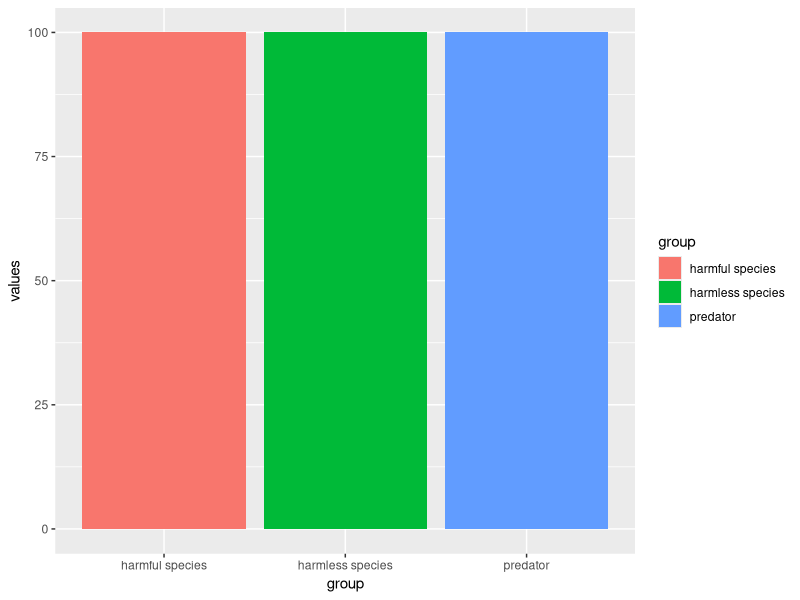
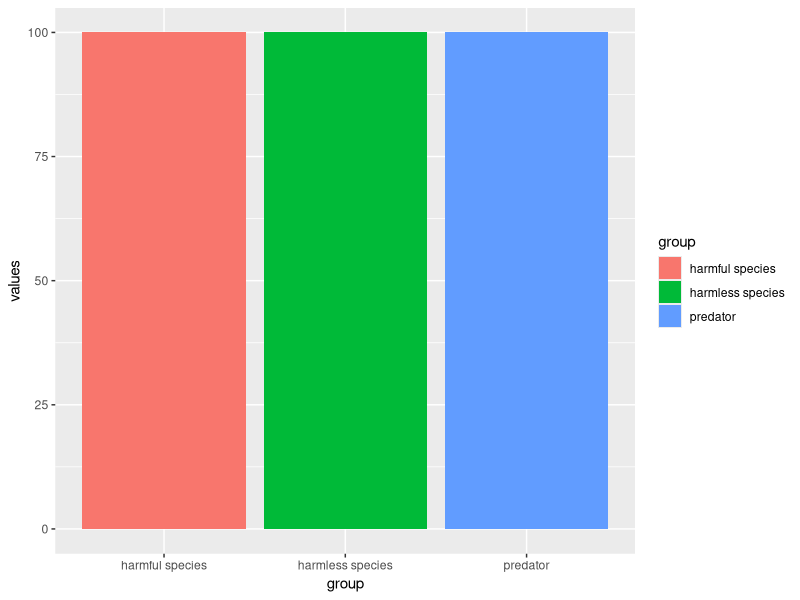

Write R code to recreate these figures, in order.
# batesian time O


# libraries:
library(ggplot2)
library(gganimate)

# Make 2 basic states and concatenate them:
a <- data.frame(group = c("harmless species","harmful species","predator"), values = c(100,100,100), frame = rep('a',3))
b <- data.frame(group = c("harmless species","harmful species","predator"), values = c(80,90,90), frame = rep('b',3))
data <- rbind(a,b)  

# Basic barplot:
ggplot(a, aes(x = group, y = values, fill = group)) + 
  geom_bar(stat = 'identity')

# Make a ggplot, but add frame=year: one image per year
ggplot(data, aes(x = group, y = values, fill = group)) + 
  geom_bar(stat = 'identity') +
  theme_bw() +
  # gganimate specific bits:
  transition_states(
    frame,
    transition_length = 2,
    state_length = 1
  ) +
  ease_aes('sine-in-out')

# Save at gif:
anim_save("batesian-time-0.gif")


#batesian time 1

# libraries:
library(ggplot2)
library(gganimate)

# Make 2 basic states and concatenate them:
a <- data.frame(group = c("harmless species","harmful species","predator"), values = c(100,100,100), frame = rep('a',3))
b <- data.frame(group = c("harmless species","harmful species","predator"), values = c(90,90,90), frame = rep('b',3))
data <- rbind(a,b)  

# Basic barplot:
ggplot(a, aes(x = group, y = values , fill = group)) + 
  geom_bar(stat = 'identity')

# Make a ggplot, but add frame=year: one image per year
ggplot(data, aes(x = group, y = values , fill = group)) + 
  geom_bar(stat = 'identity') +
  theme_bw() +
  # gganimate specific bits:
  transition_states(
    frame,
    transition_length = 2,
    state_length = 1
  ) +
  ease_aes('sine-in-out')

# Save at gif:
anim_save("batesian-time-1.gif")
